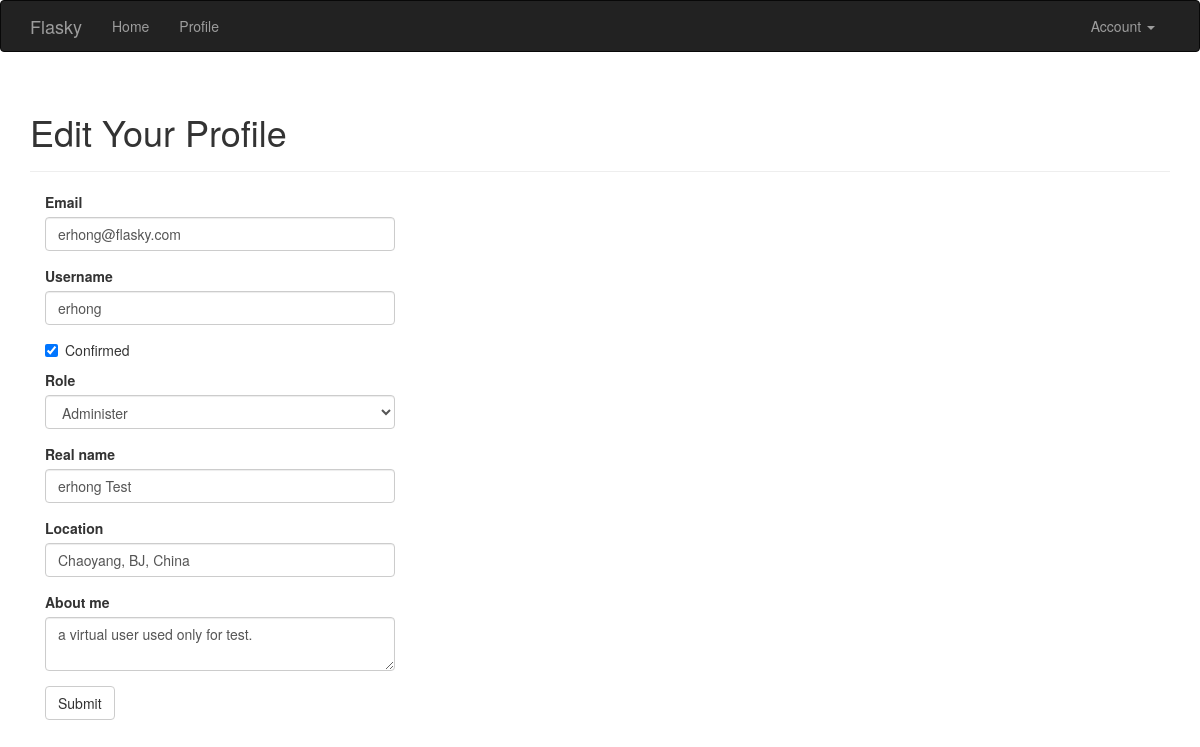
Before: /edit-profile/2 (signed in) with the older database file.
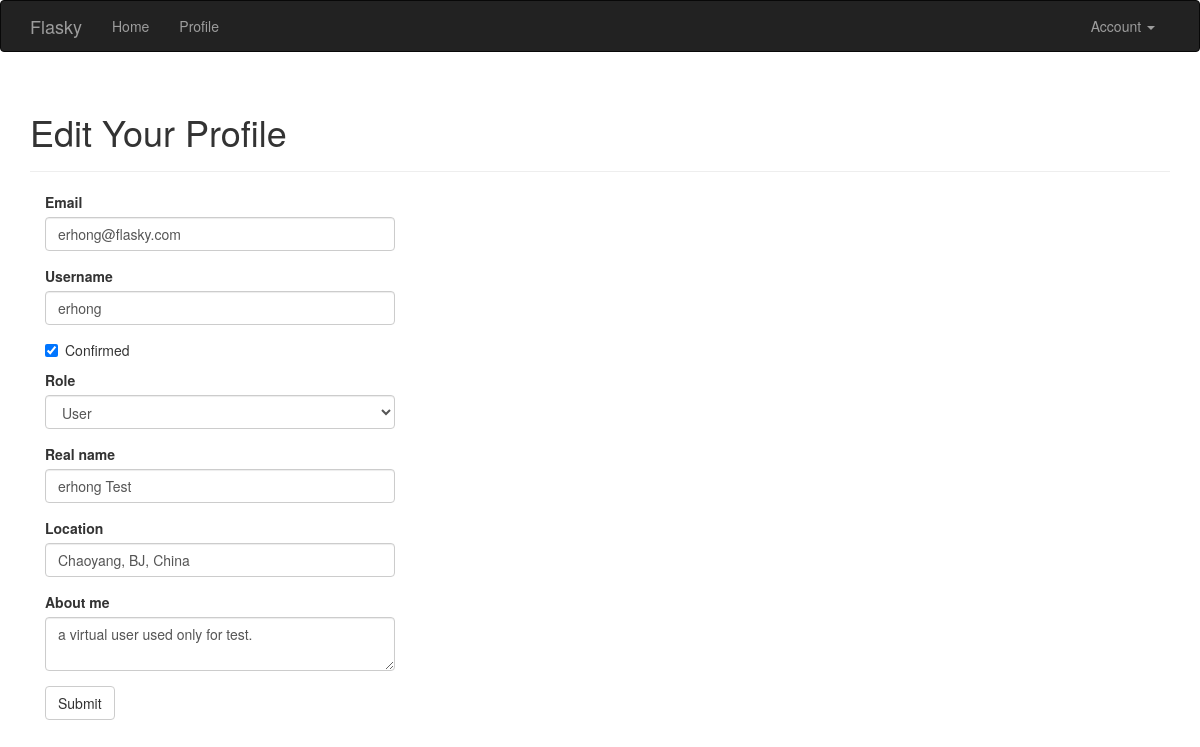
After: the same page with the newer database file.
### app/models.py (models this page shows, shortened)
class User(UserMixin, db.Model):
    __tablename__ = 'users'
    id = db.Column(db.Integer, primary_key=True)
    email = db.Column(db.String(64), unique=True, index=True)
    username = db.Column(db.String(32), unique=True, index=True)
    password_hash = db.Column(db.String(128))
    confirmed = db.Column(db.Boolean, default=False)
    name = db.Column(db.String(64))
    location = db.Column(db.String(64))
    about_me = db.Column(db.Text())
    member_since = db.Column(db.DateTime(), default=datetime.utcnow)
    last_seen = db.Column(db.DateTime(), default=datetime.utcnow)
    role_id = db.Column(db.Integer, db.ForeignKey('roles.id'))
    posts = db.relationship('Post', backref='author', lazy='dynamic')
    followed = db.relationship('Follow',
                                foreign_keys=[Follow.follower_id],
                                backref=db.backref('follower', lazy='joined'),
                                lazy='dynamic',
                                cascade='all, delete-orphan')
    followers = db.relationship('Follow',
                                foreign_keys=[Follow.followed_id],
                                backref=db.backref('followed', lazy='joined'),
                                lazy='dynamic',
                                cascade='all, delete-orphan')
    comments = db.relationship('Comment', backref='author', lazy='dynamic')
    def can(self, permissions):
        return self.role is not None and \
                (self.role.permissions & permissions)
    def ping(self):
        self.last_seen = datetime.utcnow()
        db.session.add(self)
    @property
    def password(self):
        raise AttributeError('password is not a readable attribute')

### app/main/views.py (the view, shortened to what this page needs)
@main.route('/edit-profile/<int:id>', methods=['GET', 'POST'])
@login_required
@admin_required
def edit_profile_admin(id):
    user = User.query.get_or_404(id)
    form = EditProfileAdminForm(user=user)
    form.email.data = user.email
    form.username.data = user.username
    form.confirmed.data = user.confirmed
    form.role.data = user.role_id
    form.name.data = user.name
    form.location.data = user.location
    form.about_me.data = user.about_me
    return render_template('edit_profile.html', form=form, user=user)

### app/main/forms.py (shortened to what this page needs)
class EditProfileAdminForm(FlaskForm):
    email = StringField('Email', validators=[Required(), Length(1,64),
                                            Email()])
    username = StringField('Username', validators=[Required(), Length(1, 64),
                                Regexp('^[A-Za-z][A-Za-z9=0-9_.]*$', 0,
                                'Usernames must have only letters, '
                                'numbers, dots or underscores')])
    confirmed = BooleanField('Confirmed')
    role = SelectField('Role', coerce=int)
    name = StringField('Real name', validators=[Length(0, 64)])
    location = StringField('Location', validators=[Length(0, 64)])
    about_me = TextAreaField('About me')
    submit = SubmitField('Submit')
    def __init__(self, user, *args, **kwargs):
        super(EditProfileAdminForm, self).__init__(*args, **kwargs)
        self.role.choices = [(role.id, role.name)
                            for role in Role.query.order_by(Role.name).all()]
        self.user = user

### app/main/__init__.py (called while the page is built)
@main.app_context_processor
def inject_permissions():
    return dict(Permission=Permission)

### app/models.py (called while the page is built)
@login_manager.user_loader
def load_user(user_id):
    return User.query.get(int(user_id))

### app/templates/edit_profile.html (shortened to what this page needs)
{% extends "base.html" %}
{% import "bootstrap/wtf.html" as wtf %}
{% block page_content %}
<div class="page-header">
    <h1>Edit Your Profile</h1>
</div>
<div class="col-md-4">
    {{wtf.quick_form(form)}}
</div>
{% endblock %}

Changed rows visible on the page:
changed User "erhong@flasky.com": role "Administer" → "User"
